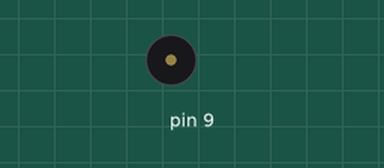
Bench run of a sketch on a simulated Arduino Uno, built with avr-gcc and run on an emulated ATmega328P. On the bench: buzzer (waves = sounding).

Above: at 0.1 s.
Timing chart, 0 to 1.2 s (numbered marks = the images above):
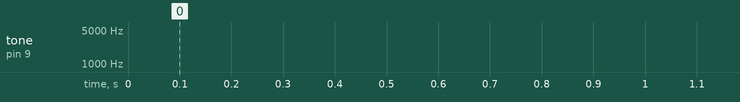

The sketch:

Alarma.ino
```cpp
float sinVal;
int toneVal;

void setup() {
  pinMode(9, OUTPUT);
}

void loop() {
  for (int x=0; x<180; x++) {
  // pasamos de grados a radianes
  sinVal = (sin(x*(3.1412/180)));

  // Generamos el tono, o mejor dicho la frecuencia

  toneVal = 2000+(int(sinVal*1000));
  tone(9, toneVal,2);

  }
}
```
